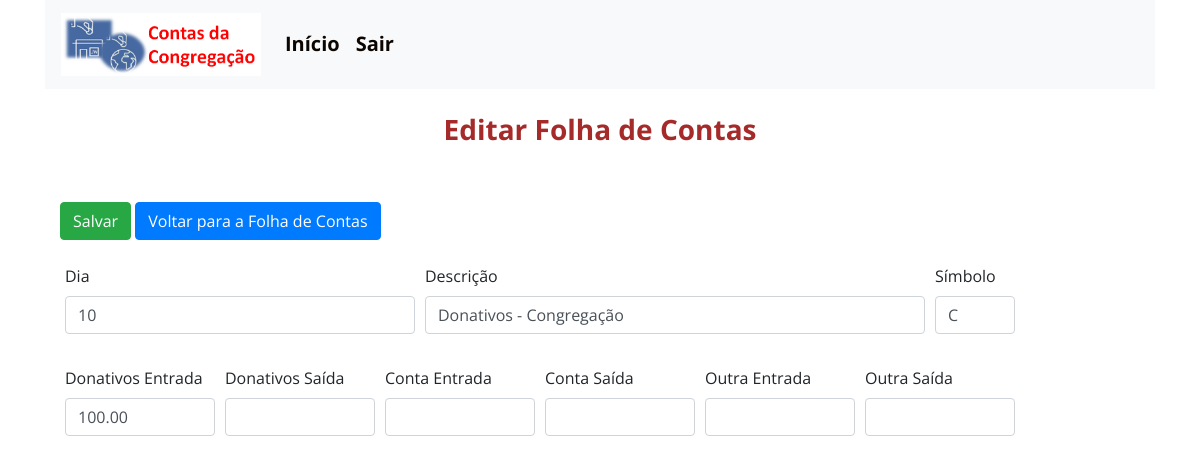
/editar_fc/4 (signed in), run on the app's committed database.
### contas/models.py (models this page shows)
class Contas(models.Model):
    dia = models.IntegerField(blank=True, null=True)
    descrição = models.CharField(max_length=60, blank=True, null=True)
    símbolo = models.CharField(max_length=2, blank=True, null=True)
    donativos_Entrada = models.DecimalField(blank=True, null=True, max_digits = 10, decimal_places = 2)
    donativos_Saída = models.DecimalField(blank=True, null=True, max_digits = 10, decimal_places = 2)
    conta_Entrada = models.DecimalField(blank=True, null=True, max_digits = 10, decimal_places = 2)
    conta_Saída = models.DecimalField(blank=True, null=True, max_digits = 10, decimal_places = 2)
    outra_Entrada = models.DecimalField(blank=True, null=True, max_digits = 10, decimal_places = 2)
    outra_Saída = models.DecimalField(blank=True, null=True, max_digits = 10, decimal_places = 2)

### contas/views.py (the view, shortened to what this page needs)
# urls.py: path('editar_fc/<int:id>', views.editar_fc),
@login_required
def editar_fc(request, id):
    contas = get_object_or_404(Contas, pk=id)
    form = Form_FContas(instance=contas)
    return render(request, 'cp/editar_fc.html', {'form':form ,'contas': contas})

### contas/forms.py
class Form_FContas(forms.ModelForm):
    class Meta:
        model = Contas
        fields = '__all__'

### templates/cp/editar_fc.html (shortened to what this page needs)
{% extends 'base.html' %}
{% load crispy_forms_tags %}
{% block content %}
<div class="container">
 <span id='span_h3'><h3>Editar Folha de Contas</h3></span>
  <br>
  <br>
    <form method="post">
        <input type="submit" class="btn btn-success" value="Salvar">
        <a href="/contas" class="btn btn-primary" role="button" aria-pressed="true">Voltar para a Folha de Contas</a>
        <br>
        <br>
       <div class="form-row">
        <div class="form-group" id="grande" >
           {{ form.dia|as_crispy_field }}
       </div>
       <div class="form-group" id="enorme">
           {{ form.descrição|as_crispy_field }}
       </div>
        <div class="form-group" id="simbolo">
          {{ form.símbolo|as_crispy_field }}
      </div>
    </div>
    <div class="form-row">
        <div class="form-group" id="valor">
           {{ form.donativos_Entrada|as_crispy_field }}
         </div>
         <div class="form-group" id="valor">
            {{ form.donativos_Saída|as_crispy_field }}
          </div>
          <div class="form-group" id="valor">
            {{ form.conta_Entrada|as_crispy_field }}
          </div>
          <div class="form-group" id="valor">
            {{ form.conta_Saída|as_crispy_field }}
          </div>
          <div class="form-group" id="valor">
            {{ form.outra_Entrada|as_crispy_field }}
          </div>
          <div class="form-group" id="valor">
            {{ form.outra_Saída|as_crispy_field }}
          </div>
</form>
</div>
{% endblock %}

### static/css/style.css (style rules this page uses)
body { margin: 0; position: relative; height: 100vh; width: 100vw; font-family: 'Open Sans', sans-serif; background-size: cover; }
h3 { font-weight:bolder; text-align: center; color: brown; }
#simbolo { width: 80px; margin-left: 10px; }
#valor { width: 150px; margin-left: 10px; }
#grande { width: 350px; margin-left:10px }
#enorme { width: 500px; margin-left:10px }

### data on the page
Contas: dia "10", descrição "Donativos - Congregação", símbolo "C", donativos_Entrada "100.00"
